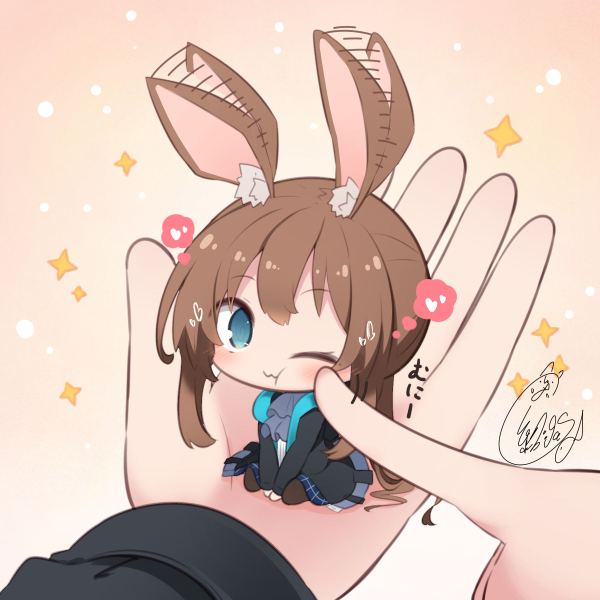
#> input picture image/img1.jpg, 600 x 600 px
$ python contrast_brightness.py
#> lines starting #> are read from the running program, lines starting #| are printed output that depends on the picture
import cv2
import numpy as np

def adjust_contrast_brightness(image, c, b):
    """
    adjust_contrast_brightness(image, c, b) -> dst
    :param image: img 8-bit 3-channel image
    :param c: float, contrast
    :param b: float, brightness
    :return: dst
    """

    h, w, ch = image.shape
    blank = np.zeros([h, w, ch], dtype=image.dtype)
    dst = cv2.addWeighted(image, c, blank, 1-c, b)
    return dst

img = cv2.imread('../image/img1.jpg')
#> img is the input picture: shape (600, 600, 3); mean B, G, R 184.4, 195.5, 219.3
dst = adjust_contrast_brightness(img, 1.5, 50)
#> in adjust_contrast_brightness, `dst = cv2.addWeighted(image, c, blank, 1-c, b)`:
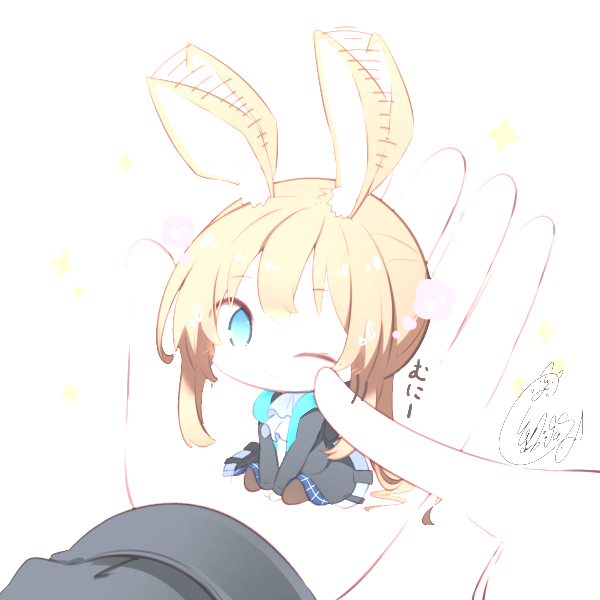
#> dst: shape (600, 600, 3); mean B, G, R 238.1, 240.8, 243.4
cv2.imshow('img', dst)
k = cv2.waitKey(0)
#> (key Esc is pressed here)
cv2.destroyAllWindows()
